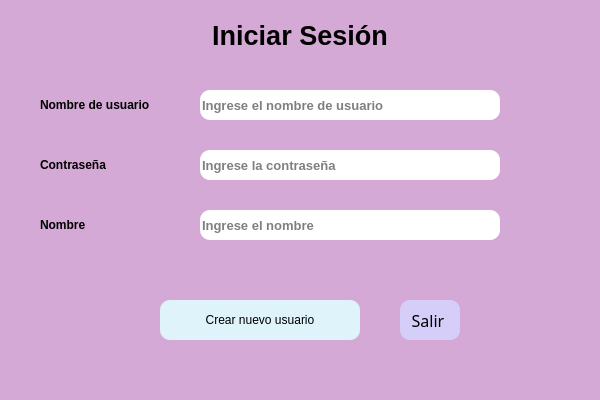
<?xml version="1.0" encoding="UTF-8"?>
<ui version="4.0">
 <class>Dialog</class>
 <widget class="QDialog" name="Dialog">
  <property name="geometry">
   <rect>
    <x>0</x>
    <y>0</y>
    <width>600</width>
    <height>400</height>
   </rect>
  </property>
  <property name="windowTitle">
   <string>Dialog</string>
  </property>
  <property name="styleSheet">
   <string notr="true">QWidget{
	background-color: rgb(213, 169, 213);
}
QPushButton{
	background-color: rgb(222, 243, 250);
	border-radius: 10px;
	border-color: rgb(0,0,0);
	border-width : 2px;
	font: 75 12pt &quot;Ubuntu Sans Bold&quot;;
}
QLineEdit{
	background-color: rgb(255, 255, 255);
	border-radius: 10px;
}</string>
  </property>
  <widget class="QLabel" name="nombre_usuario_label">
   <property name="geometry">
    <rect>
     <x>40</x>
     <y>95</y>
     <width>160</width>
     <height>20</height>
    </rect>
   </property>
   <property name="font">
    <font>
     <weight>75</weight>
     <bold>true</bold>
    </font>
   </property>
   <property name="text">
    <string>Nombre de usuario</string>
   </property>
  </widget>
  <widget class="QLineEdit" name="nombre_usuario_campo">
   <property name="geometry">
    <rect>
     <x>200</x>
     <y>90</y>
     <width>300</width>
     <height>30</height>
    </rect>
   </property>
   <property name="minimumSize">
    <size>
     <width>200</width>
     <height>0</height>
    </size>
   </property>
   <property name="font">
    <font>
     <pointsize>10</pointsize>
     <weight>75</weight>
     <italic>false</italic>
     <bold>true</bold>
    </font>
   </property>
   <property name="styleSheet">
    <string notr="true"/>
   </property>
   <property name="text">
    <string/>
   </property>
   <property name="placeholderText">
    <string>Ingrese el nombre de usuario</string>
   </property>
  </widget>
  <widget class="QLabel" name="titulo">
   <property name="geometry">
    <rect>
     <x>200</x>
     <y>15</y>
     <width>200</width>
     <height>40</height>
    </rect>
   </property>
   <property name="font">
    <font>
     <pointsize>20</pointsize>
     <weight>75</weight>
     <bold>true</bold>
    </font>
   </property>
   <property name="text">
    <string>Iniciar Sesión</string>
   </property>
   <property name="alignment">
    <set>Qt::AlignCenter</set>
   </property>
  </widget>
  <widget class="QLabel" name="contrasena_label">
   <property name="geometry">
    <rect>
     <x>40</x>
     <y>155</y>
     <width>160</width>
     <height>20</height>
    </rect>
   </property>
   <property name="font">
    <font>
     <weight>75</weight>
     <bold>true</bold>
    </font>
   </property>
   <property name="text">
    <string>Contraseña</string>
   </property>
  </widget>
  <widget class="QLineEdit" name="contrasena_campo">
   <property name="geometry">
    <rect>
     <x>200</x>
     <y>150</y>
     <width>300</width>
     <height>30</height>
    </rect>
   </property>
   <property name="minimumSize">
    <size>
     <width>200</width>
     <height>0</height>
    </size>
   </property>
   <property name="font">
    <font>
     <pointsize>10</pointsize>
     <weight>75</weight>
     <italic>false</italic>
     <bold>true</bold>
    </font>
   </property>
   <property name="styleSheet">
    <string notr="true"/>
   </property>
   <property name="inputMethodHints">
    <set>Qt::ImhHiddenText|Qt::ImhNoAutoUppercase|Qt::ImhNoPredictiveText|Qt::ImhSensitiveData</set>
   </property>
   <property name="text">
    <string/>
   </property>
   <property name="echoMode">
    <enum>QLineEdit::Password</enum>
   </property>
   <property name="placeholderText">
    <string>Ingrese la contraseña</string>
   </property>
  </widget>
  <widget class="QLabel" name="nombre_label">
   <property name="geometry">
    <rect>
     <x>40</x>
     <y>215</y>
     <width>160</width>
     <height>20</height>
    </rect>
   </property>
   <property name="font">
    <font>
     <weight>75</weight>
     <bold>true</bold>
    </font>
   </property>
   <property name="text">
    <string>Nombre</string>
   </property>
  </widget>
  <widget class="QLineEdit" name="nombre_campo">
   <property name="geometry">
    <rect>
     <x>200</x>
     <y>210</y>
     <width>300</width>
     <height>30</height>
    </rect>
   </property>
   <property name="minimumSize">
    <size>
     <width>200</width>
     <height>0</height>
    </size>
   </property>
   <property name="font">
    <font>
     <pointsize>10</pointsize>
     <weight>75</weight>
     <italic>false</italic>
     <bold>true</bold>
    </font>
   </property>
   <property name="styleSheet">
    <string notr="true"/>
   </property>
   <property name="inputMethodHints">
    <set>Qt::ImhNone</set>
   </property>
   <property name="text">
    <string/>
   </property>
   <property name="placeholderText">
    <string>Ingrese el nombre</string>
   </property>
  </widget>
  <widget class="QPushButton" name="boton_crear">
   <property name="geometry">
    <rect>
     <x>160</x>
     <y>300</y>
     <width>200</width>
     <height>40</height>
    </rect>
   </property>
   <property name="text">
    <string>Crear nuevo usuario</string>
   </property>
  </widget>
  <widget class="QPushButton" name="boton_salir">
   <property name="geometry">
    <rect>
     <x>400</x>
     <y>300</y>
     <width>60</width>
     <height>40</height>
    </rect>
   </property>
   <property name="font">
    <font>
     <family>Ubuntu Sans Bold</family>
     <pointsize>12</pointsize>
     <weight>9</weight>
     <italic>false</italic>
     <bold>false</bold>
    </font>
   </property>
   <property name="styleSheet">
    <string notr="true">background-color: rgb(213, 206, 248);</string>
   </property>
   <property name="text">
    <string>Salir </string>
   </property>
  </widget>
 </widget>
 <resources/>
 <connections/>
</ui>
